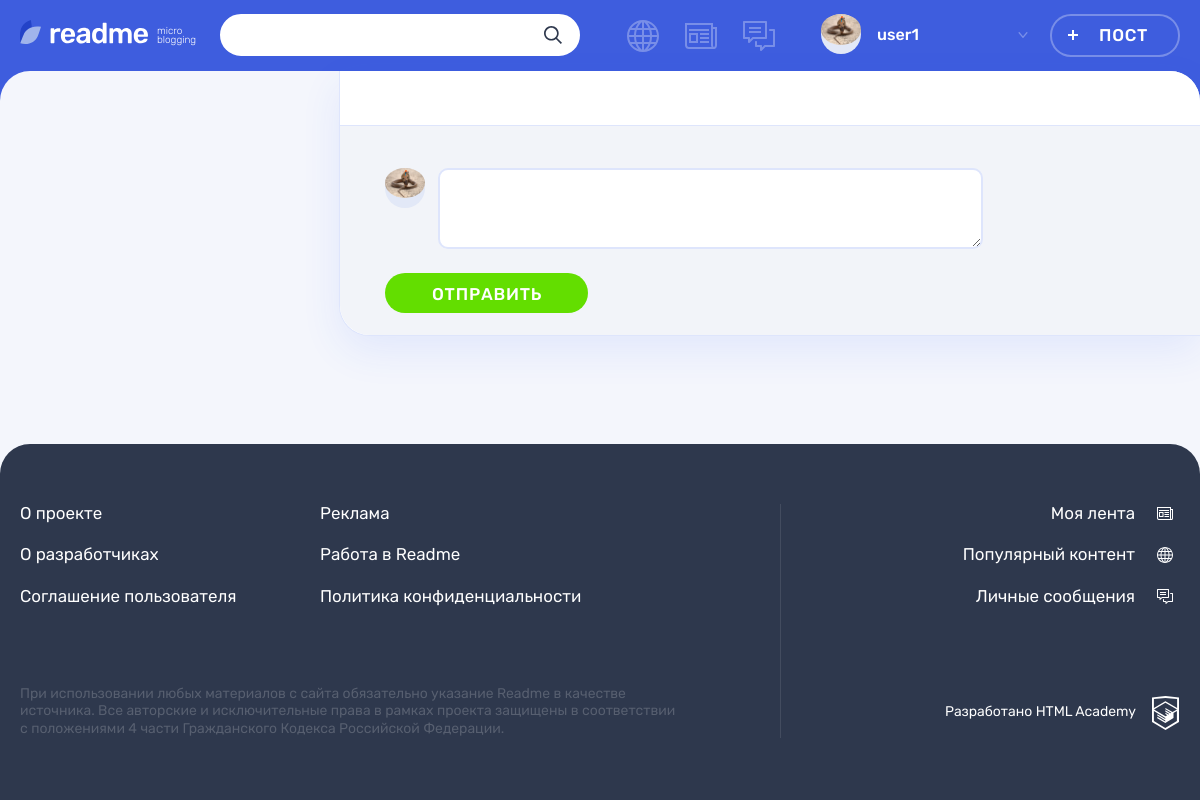
The app's page /messages.php (signed in), older data.
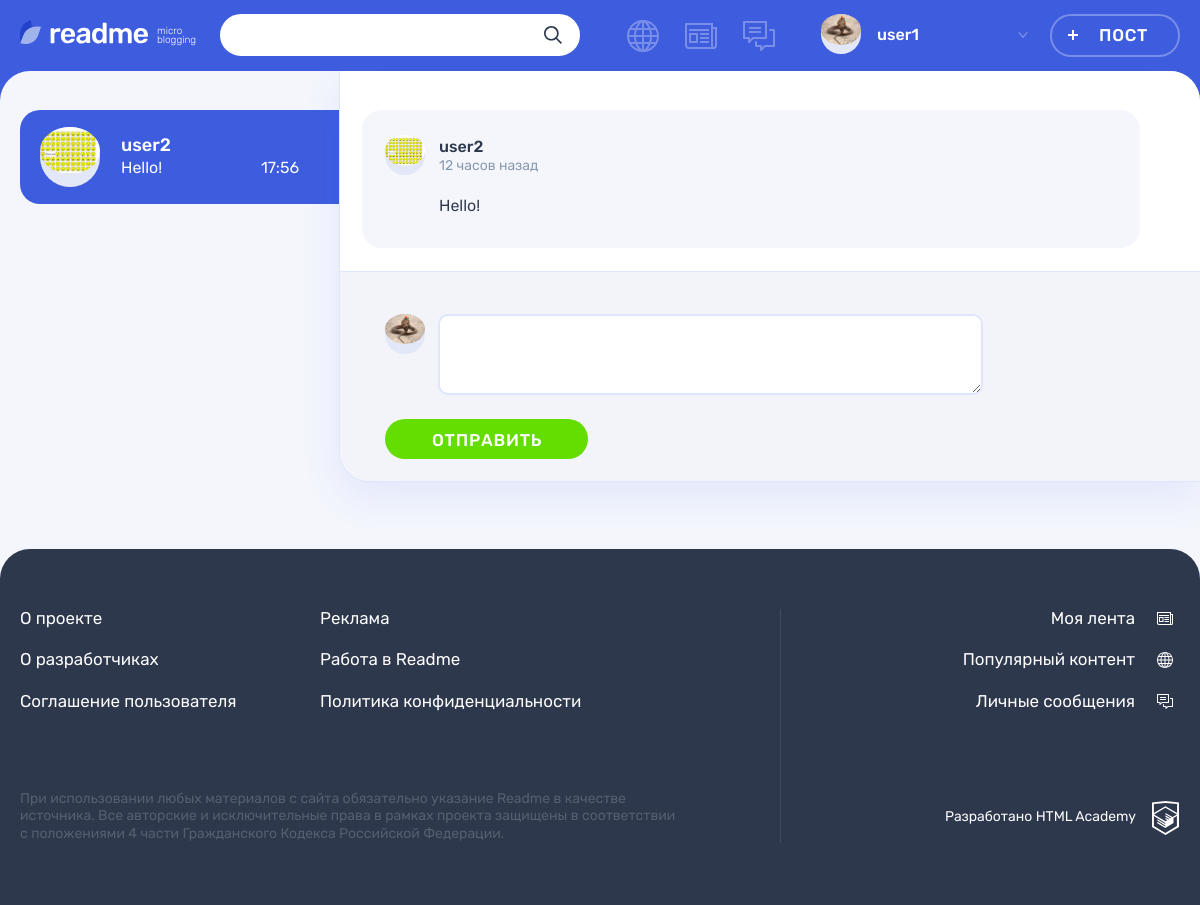
The same page, newer data.
### tables this page shows
CREATE TABLE `messages` (
  `id` int NOT NULL,
  `date_created` datetime DEFAULT CURRENT_TIMESTAMP,
  `sender` int NOT NULL,
  `receipient` int NOT NULL,
  `text` varchar(1024) NOT NULL,
  `read` tinyint NOT NULL DEFAULT '0',
  `dialogue_id` int NOT NULL
);

CREATE TABLE `users` (
  `id` int NOT NULL,
  `login` varchar(64) NOT NULL,
  `password` varchar(245) NOT NULL,
  `email` varchar(100) NOT NULL,
  `reg_date` datetime NOT NULL DEFAULT CURRENT_TIMESTAMP,
  `profile_pic` varchar(245) DEFAULT NULL
);

### core/helpers.php (called while the page is built, shortened)
<?php
function include_template($name, array $data = [])
{
    $name = 'templates/' . $name;
    extract($data);
    require $name;
    $result = ob_get_clean();
    return $result;
}
function ago($date){
    $minute = 60;
    $hour = 3600;
    $day = 86400;
    $week = 86400 * 7;
    $month = 31536000 / 12;
    $year = 31536000;
    $dif = time() - strtotime($date);
    if($dif < $minute){
        return "совсем недавно";
    } elseif($dif < $day){
        $dif = intval($dif/$hour);
        if($dif == 1){
            return "час";
        } elseif($dif < 5){
            return $dif." часа";
        } else{
            return $dif." часов";
        }
    }
}

### templates/pages/messages-template.php (the view, shortened to what this page needs)
<main class="page__main page__main--messages">
  <section class="messages tabs">
    <div class="messages__contacts">
      <ul class="messages__contacts-list tabs__list">
        <?php foreach($convos as $key=>$convo):?>
          <li class="messages__contacts-item messages__contacts-item--new">
            <a href="messages.php?id=<?=$convo['id']?>"
            class="messages__contacts-tab tabs__item <?= $active==$key? "messages__contacts-tab--active tabs__item tabs__item--active" : "tabs_item"?>">
              <div class="messages__avatar-wrapper">
                <img class="messages__avatar" src="<?=$convo['profile_pic']?>" alt="Аватар пользователя">
              </div>
              <div class="messages__info">
                <span class="messages__contact-name">
                  <?=$convo['login']?>
                </span>
                <div class="messages__preview">
                  <?php if(!empty($dialogues[$key])):?>
                    <p class="messages__preview-text">
                      <?=$dialogues[$key][Count($dialogues[$key])-1]['text']?>
                    </p>
                    <time class="messages__preview-time" datetime="<?=$dialogues[$key][Count($dialogues[$key])-1]['date_created']?>">
                      <?php $date = strtotime($dialogues[$key][Count($dialogues[$key])-1]['date_created'])?>
                      <?= strtotime(time()) - $date < (24 * 60 * 60)? date('H:i', $date):date('d.m.Y', $date)?>
                    </time>
                  <?php endif;?>
                </div>
              </div>
            </a>
          </li>
        <?php endforeach;?>
      </ul>
    </div>
    <div class="messages__chat">
      <div class="messages__chat-wrapper">
        <?php foreach($dialogues as $key=>$dialogue):?>
          <?php if(!empty($dialogue)):?>
            <ul class="messages__list tabs__content <?=$key==$active? "tabs__content--active": ""?>">
              <?php foreach($dialogue as $message):?>
                <li class="messages__item<?=$message['sender'] == $_SESSION['user_id']? " messages__item--my": ""?>">
                  <div class="messages__info-wrapper">
                    <div class="messages__item-avatar">
                      <a class="messages__author-link" href="profile.php?id=<?=$message['sender']?>&par=posts">
                        <img class="messages__avatar" src="<?=$message['profile_pic']?>" alt="Аватар пользователя">
                      </a>
                    </div>
                    <div class="messages__item-info">
                      <a class="messages__author" href="profile.php?id=<?=$message['sender']?>&par=posts">
                        <?= $message['login']?>
                      </a>
                      <time class="messages__time" datetime="<?=$message['date_created']?>">
                        <?=ago($message['date_created'])?> назад
                      </time>
                    </div>
                  </div>
                  <p class="messages__text">
                    <?=$message['text']?>
                  </p>
                <?php endforeach;?>
              </li>
            </ul>
          <?php endif;?>
        <?php endforeach;?>
      </div>
      <div class="comments">
      <form class="comments__form form" method="post">
        <div class="comments__my-avatar">
          <img class="comments__picture" src="<?=$_SESSION['profile_pic']?>" alt="Аватар пользователя">
        </div>
        <div class="form__input-section<?=!empty($errors)? " form__input-section--error":""?>">
          <textarea class="comments__textarea form__textarea form__input" name="text"
            placeholder="Ваш комментарий" value=<?=!empty($newComment)? $newComment['text']:""?>>
            <?=!empty($newComment)? $newComment['text']:""?>
          </textarea>
        </div>
        <button class="comments__submit button button--green" type="submit">Отправить</button>
      </form>
      </div>
    </div>
  </section>
</main>

Row changes from the older to the newer data that the page shows:
added messages: sender.profile_pic (picture), sender.login "user2", text "Hello!", date_created "17:56", date_created "12 часов"
